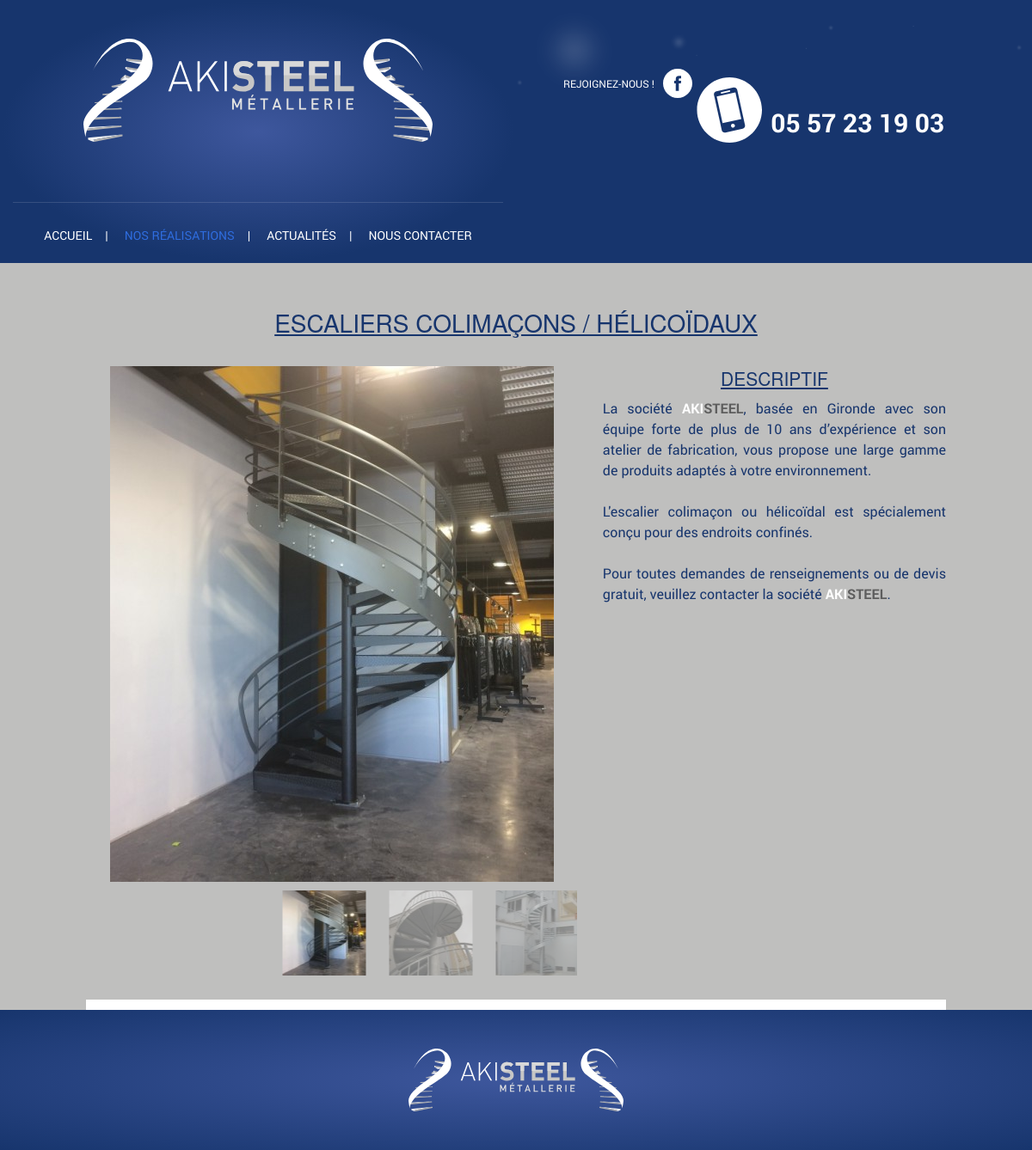
The page /realisation-detail.php?id=2 on the database as committed earlier.
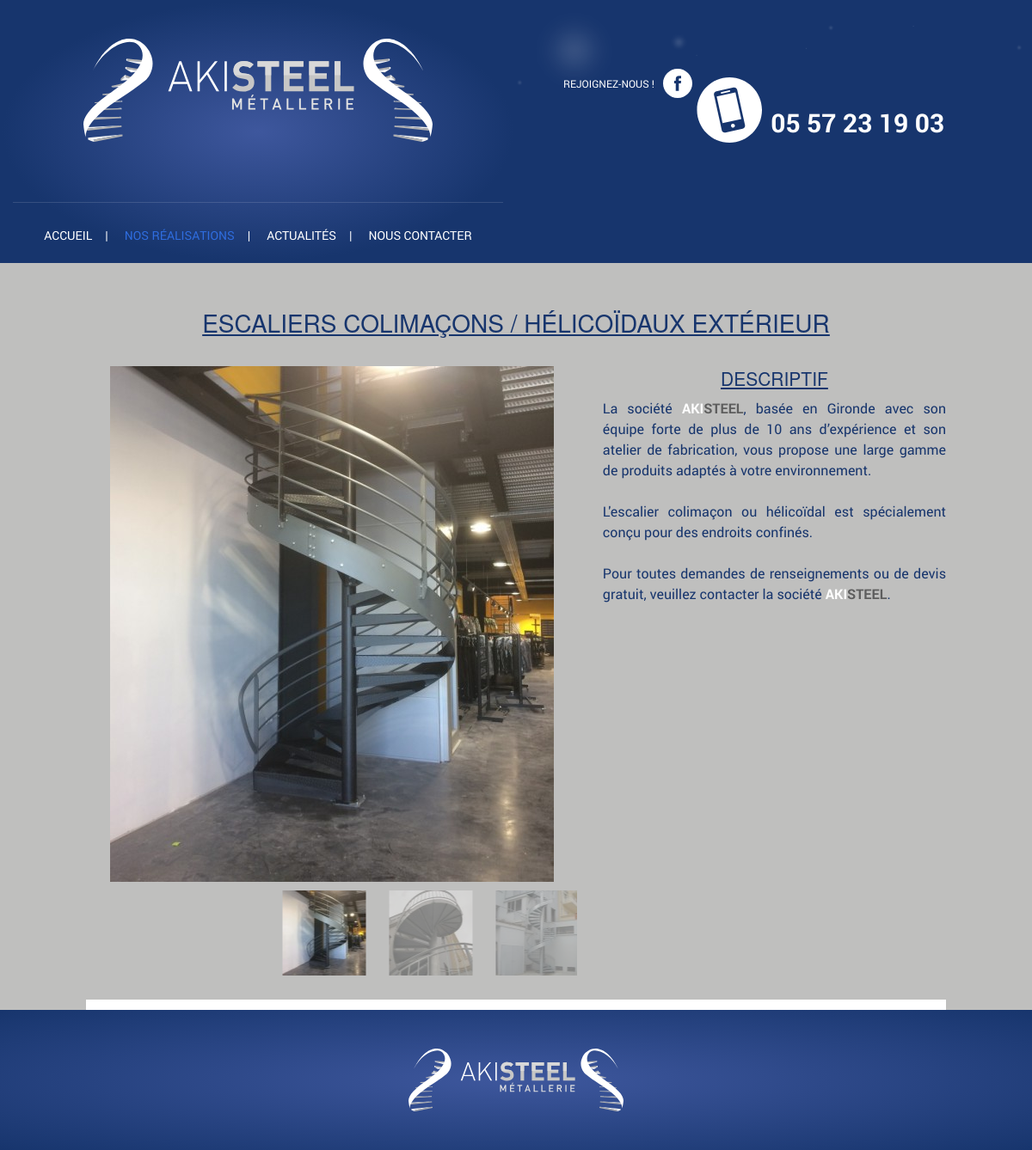
The same page on the database as committed later.
### tables this page shows
CREATE TABLE `product` (
  `id` int(10) unsigned NOT NULL AUTO_INCREMENT,
  `id_categorie` int(11) NOT NULL,
  `nom` varchar(100) NOT NULL,
  `description` text NOT NULL,
  `fichier_pdf` varchar(100) NOT NULL,
  `online` enum('0','1') NOT NULL DEFAULT '0',
  PRIMARY KEY (`id`)
);

### admin/classes/StorageManager.php (called while the page is built, shortened)
<?php
class StorageManager{
	protected function dbConnect() {
	    $host = DBHOST;
	    $user = DBUSER;
	    $pass = DBPASSWD;
	    $bdd  = DBNAME;
		try {
			$this->mysqli = new mysqli ($host, $user, $pass, $bdd) ;
		} catch (Exception $e) {
			throw new Exception("Erreur Connexion DB ". $e->getMessage());
		}
	}
}
?>

### admin/classes/Produit.php (called while the page is built, shortened)
<?php
require_once("StorageManager.php");
class Produit extends StorageManager {
	public function load( $id, $debug=false ){
		$new_array = null;
		$requete = "SELECT * FROM `product` WHERE id = " . $id ;
		$result = mysqli_query( $this->mysqli, $requete );
		while( $row = mysqli_fetch_assoc( $result ) ) {
			$new_array[] = $row;
		}
		return $new_array;
	}
}

### admin/classes/Produit_image.php (called while the page is built, shortened)
<?php
require_once("StorageManager.php");
class Produit_image extends StorageManager {
	public function getListe( $tab=array(), $debug=false ){
		$requete = "SELECT * FROM `product_image`" ;
		if ( $tab[ "where" ] == '' ) {
			$requete .= " WHERE num_image > 0";
			if ( !empty( $tab ) ) {
				foreach( $tab as $champ => $val ) {
					if ( $champ != "champ" && $champ != "order_by" && $champ != "sens" )
						$requete .= " AND " . $champ . " = '" . addslashes( $val ) . "'";
				}
			}
			$order_by = ( $tab[ "order_by" ] != "" ) ? $tab[ "order_by" ] : "num_image";
			$sens = ( $tab[ "sens" ] != "" ) ? $tab[ "sens" ] : "ASC";
			$requete .= " ORDER BY " . $order_by . " " . $sens;
		}
		else $requete .= $tab[ "where" ];
		$new_array = null;
		$result = mysqli_query( $this->mysqli, $requete );
		while( $row = mysqli_fetch_assoc( $result ) ) {
			$new_array[] = $row;
		}
		return $new_array;
	}
	public function getImageDefaut( $num_produit=0, $debug=false ) {
		$requete = "SELECT * FROM `product_image`
			WHERE num_produit = " . intval( $num_produit ) . "
			AND defaut = 'oui'";
		$result = mysqli_query( $this->mysqli, $requete );
		$row = mysqli_fetch_assoc( $result );
		return $row;
	}
}

### realisation-detail.php (the view, shortened to what this page needs)
<?
	require $_SERVER[ "DOCUMENT_ROOT" ] . "/admin/classes/Produit.php";
	require $_SERVER[ "DOCUMENT_ROOT" ] . "/admin/classes/Produit_image.php";
	$debug = 			false;
	$produit = 			new Produit();
	$produit_image = 	new Produit_image();
	$result = $produit->load( $_GET[ "id" ], $debug );
	if ( 1 == 1 ) {
		$nom = 			$result[ 0 ][ "nom" ];
		$description = 	nl2br( $result[ 0 ][ "description" ] );
		$image_defaut = $produit_image->getImageDefaut( $result[ 0 ][ "id" ], $debug );
		if ( 1 == 1 ) {
			unset( $recherche );
			$recherche["num_produit"] = $result[ 0 ][ "id" ];
			$liste_image = 				$produit_image->getListe( $recherche, $debug );
		}
	}
?>
<!doctype html>
<html class="no-js" lang="fr" dir="ltr">
	<head>
		<? include( $_SERVER[ "DOCUMENT_ROOT" ] . "/inc/meta.php" ); ?>
	</head>
	<body class="realisations">
		<? include( $_SERVER[ "DOCUMENT_ROOT" ] . "/inc/header.php" ); ?>
		<div class="row fullwidth content2">
			<div class="row contenu-realisations">
				<div class="large-12 columns">
					<h1><?=$nom?></h1>
				</div>
				<div class="row">
					<div class="large-7 columns">
						<div class="gallery-top">
							<div class="swiper-wrapper">
								<?php if ( !empty( $liste_image ) ): ?>
									<?php foreach ( $liste_image as $_image ) : ?>
										<div class='swiper-slide'>
											<a href="<?php echo '/photos/produit/normale'. $_image[ 'fichier' ] ?>" class="fancybox photo-principale" rel="offre">
												<img src="<?php echo '/photos/produit/realisation_liste' . $_image[ 'fichier' ] ?>"  alt="" />
											</a>
										</div>
									<?php endforeach; ?>
								<?php endif; ?>
							</div>
						</div>
						<div class="gallery-thumbs">
							<div class="swiper-wrapper">
								<?
								if ( !empty( $liste_image ) ) {
									foreach ( $liste_image as $_image ) {
										echo "<div class='swiper-slide'><img src='/photos/produit/vignette" . $_image[ "fichier" ] . "' alt='' /></div>\n";
									}
								}
								?>
							</div>
						</div>
					</div>
					<div class="large-5 columns">
					   <?php if (trim($description) !=''): ?>
						<h3>Descriptif</h3>
						<p><?=$description?></p>
						<?php endif;?>
					</div>
				</div>
			</div>
		</div>
		<? include( $_SERVER[ "DOCUMENT_ROOT" ] . "/inc/footer.php" ); ?>
	</body>
</html>

Rows that differ between the two databases and show on the page:
changed product: nom "ESCALIERS COLIMAÇONS / HÉLICOÏDAUX" → "ESCALIERS COLIMAÇONS / HÉLICOÏDAUX EXTÉRIEUR"
